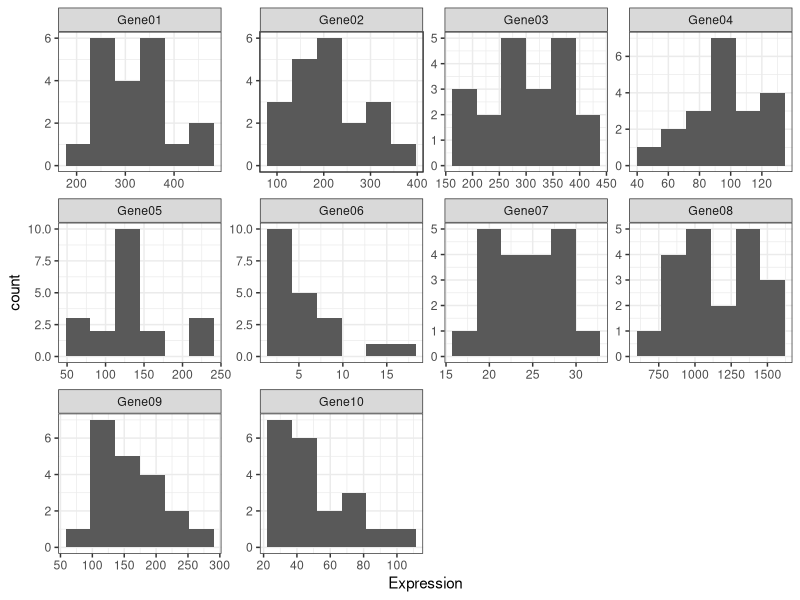
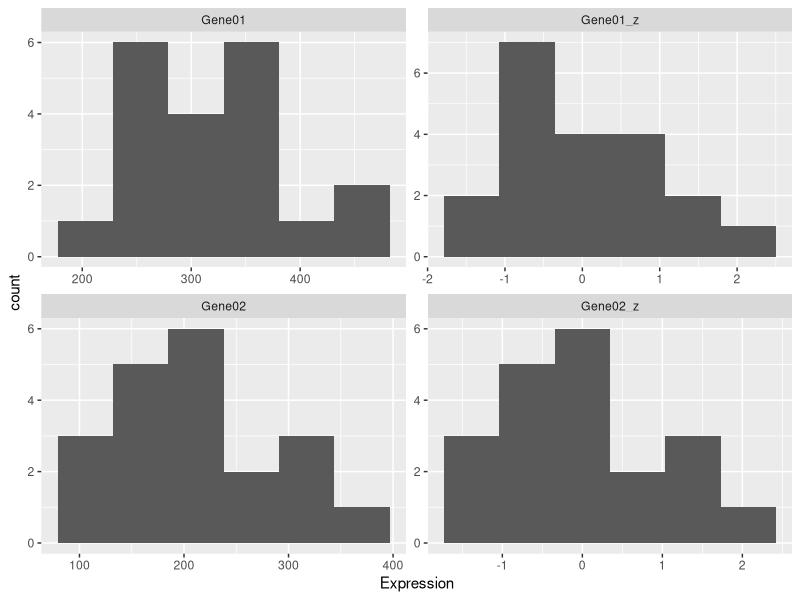

Write R code to recreate these figures, in order. (Note: this script raises an error after producing the figures.)
## Andrew Morris
## Homework 1
## Due October 4, 2018

## Initialize packages
library(tidyverse)
library(magrittr)

## Import data
rnaseq <- read_csv('HW_RNAseq.csv')

## Variables & Characteristics 
# SamplID - Categorical
# Population - Categorical, Independent
# Treatment - Categorical, Independent
# Sex - Categorical, Independent
# Gene01:Gene10 - Continuous, Response

## Print expressions
rnaseq

## Plot histogram of expression levels for each gene
rnaseq %>% 
  gather(key = "Gene", value = "Expression", Gene01:Gene10) %>% 
  mutate_at(vars(SampleID, Population, Treatment, Sex, Gene), funs(factor)) %>% 
  ggplot(aes(Expression)) + 
    geom_histogram(bins = 6) +
    facet_wrap(~ Gene, scales = "free") +
    theme_bw()

## Create function for z transformation
ztransform <- function(x) {
  # Converts a 1d vector to z scores
  x_mean = mean(x)
  x_sd = sd(x)
  z = (x - x_mean) / x_sd
  z
}

## Add column of z transformed expression levels for each gene
rnaseq_z <- rnaseq %>%
  mutate_at(vars(Gene01_z = Gene01, Gene02_z = Gene02, Gene03_z = Gene03, 
                 Gene04_z = Gene04, Gene05_z = Gene05, Gene06_z = Gene06,
                 Gene07_z = Gene07, Gene08_z = Gene08, Gene09_z = Gene09,
                 Gene10_z = Gene10), ztransform) %>% 
  mutate_if(is.character, as.factor)

## Print z scores
rnaseq_z

## Histograms of raw and z-score expression levels for Gene01 and 02
rnaseq_z %>% 
  select(Gene01, Gene02, Gene01_z, Gene02_z) %>% 
  gather(key = "Gene", value = "Expression", Gene01:Gene02_z) %>%
  ggplot(aes(Expression)) +
    geom_histogram(bins = 6) +
    facet_wrap(~ Gene, scales = 'free')

## Boxplots
# rnaseq_z %>% 
#   select(SampleID:Sex, starts_with("Gene01"), starts_with("Gene02")) %>% 
#   gather(key = "Gene", value = "Expression", Gene01:Gene02_z) %>%
#   spread(key = "Gene", value = c())
#   gather(key = "Gene", value = "Expression_z", Gene01_z, Gene02_z) %>%
#   ggplot(aes(y = Expression, color = Gene)) +
#   facet_wrap(vars(Population, Treatment, Sex), scales = 'free') + 
#   geom_boxplot()


## Summary statistics
pop_sum <- rnaseq %>% 
  group_by(Population) %>% 
  summarize_at(vars(Gene01:Gene10), funs(mean, var, sd)) %>% 
  

tre_sum <- rnaseq %>% 
  group_by(Treatment) %>% 
  summarize_at(vars(Gene01:Gene10), funs(mean, var, sd))

sex_sum <- rnaseq %>% 
  group_by(Sex) %>% 
  summarize_at(vars(Gene01:Gene10), funs(mean, var, sd))


?summarize

rnaseq %>% 
  group_by(Population, Treatment, Sex) %>% 
  summarize_at(vars(Gene01:Gene10), .funs = c(Mean = 'mean', Variance = 'var', St.dev = 'sd')) %>% 
  print(n = Inf, width = Inf)

